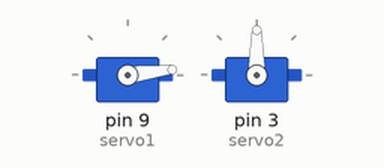
Bench run of a sketch on a simulated Arduino Uno, built with avr-gcc and run on an emulated ATmega328P. Shown: 2 × servo.

Above: at 0.05 s.
At 1.2 s:
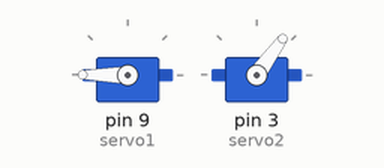
At 2.35 s:
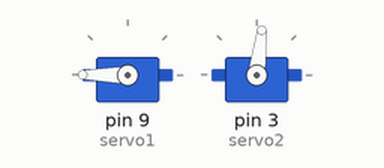
At 4.65 s:
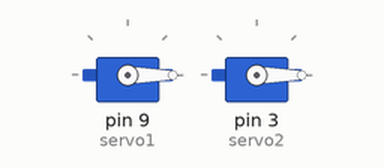
Timing chart, 0 to 6.1 s (numbered marks = the images above):
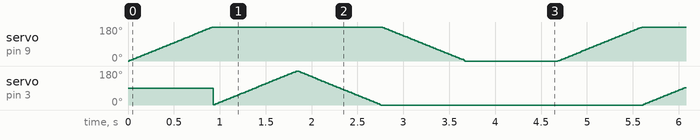

The sketch:

A_B_B-A-.ino
```cpp
#include <Servo.h>

Servo servo1;
 Servo servo2;
int temps = A0;
int pos1 = 0;
int pos2 = 0;
void setup()
{
  servo1.attach(9);
 servo2.attach(3);


}

void loop()
{
  for(pos1 = 0; pos1 <= 180; pos1 += 1)
  {
    servo1.write(pos1);
    delay(5);
  }
  for(pos2 = 0; pos2 <= 180; pos2 += 1)
  {
    servo2.write(pos2);
    delay(5);
  }
    for(pos2 = 180; pos2>=0; pos2-=1)
  {
    servo2.write(pos2);
    delay(5);
  }

  for(pos1 = 180; pos1>=0; pos1-=1)
  {
    servo1.write(pos1);
    delay(5);
  }

 delay(1000);

}
```
